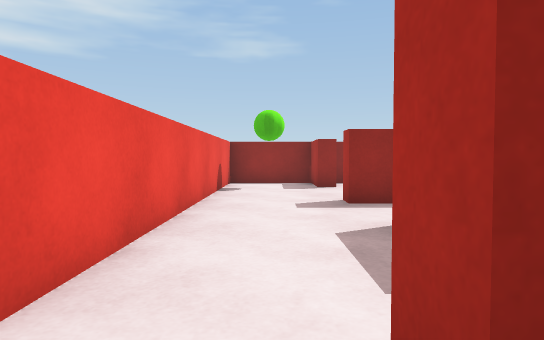
view 1 (above)

23 first-person views from a walk through a 3-D level made in the Unity game engine. The camera is 0.48 m above the floor, tilts 2° down and sees 75° across. The floor is counted in squares, 0.5 m on a side. Each view is taken from the middle of a square. On the plan, view 1 faces up. The plan holds only what a view shows up to about 13 squares ahead; the rest is blank.

view 2
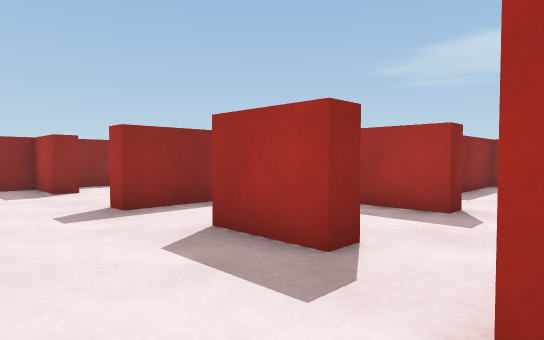

view 3
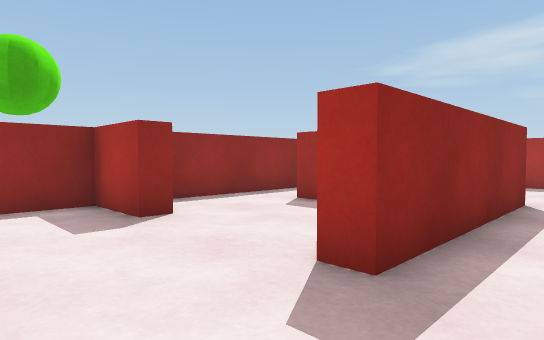

view 4
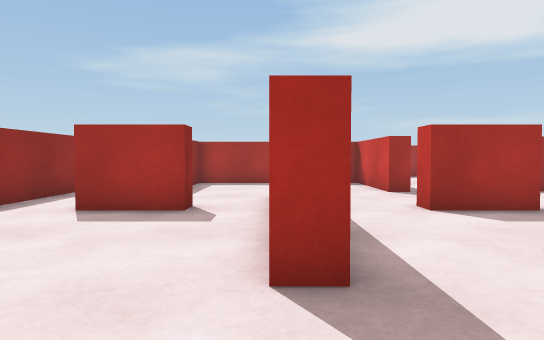

view 5
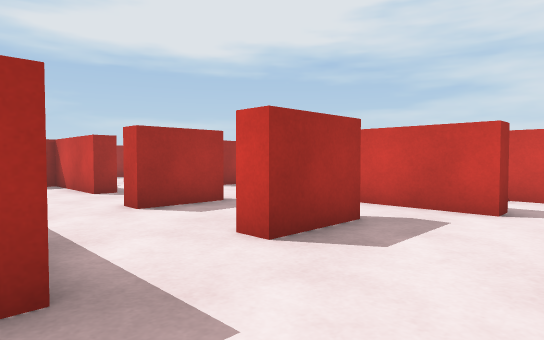

view 6
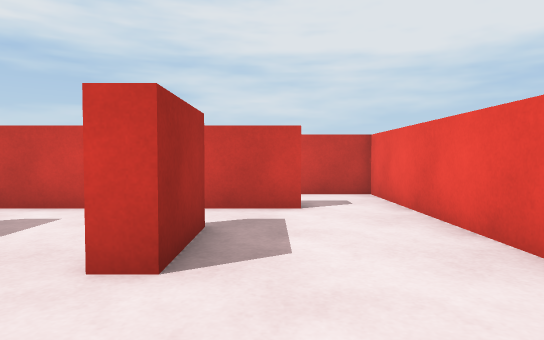

view 7
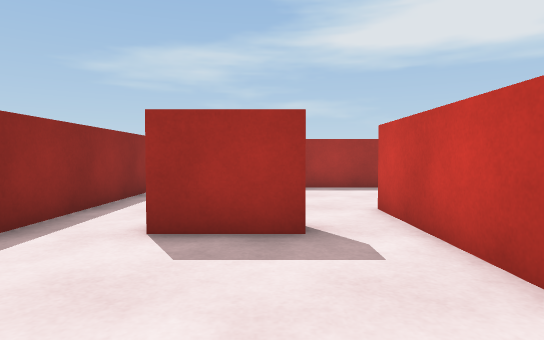

view 8
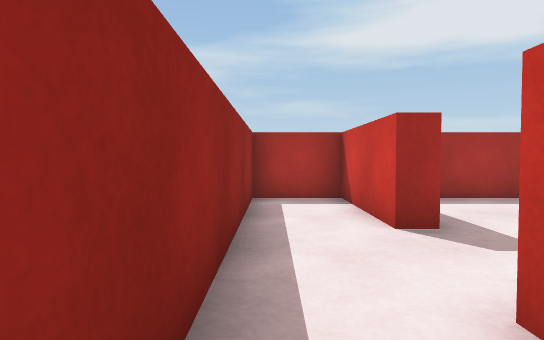

view 9
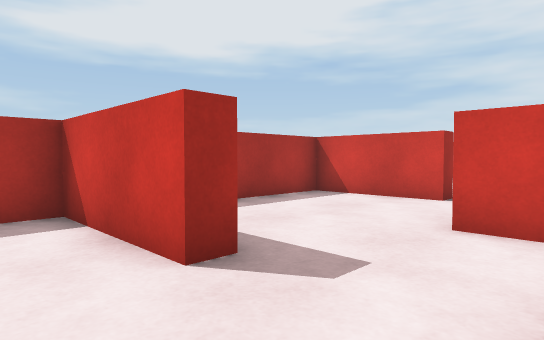

view 10
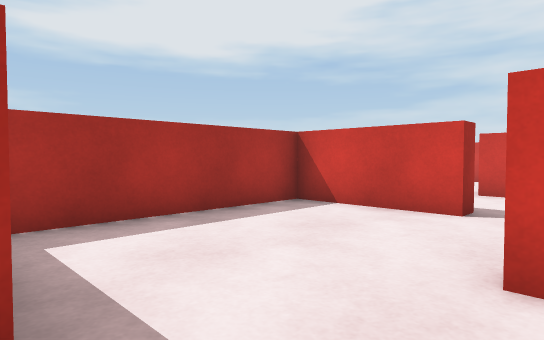

view 11
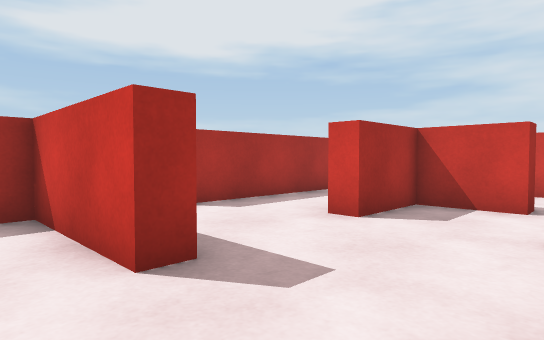

view 12
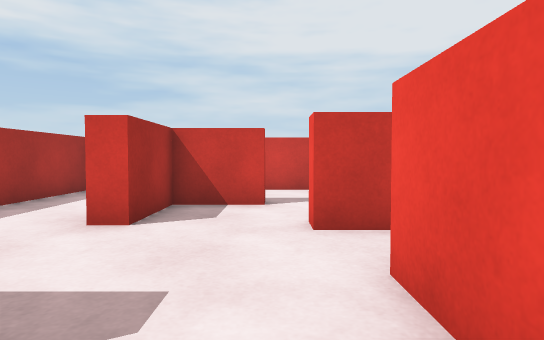

view 13
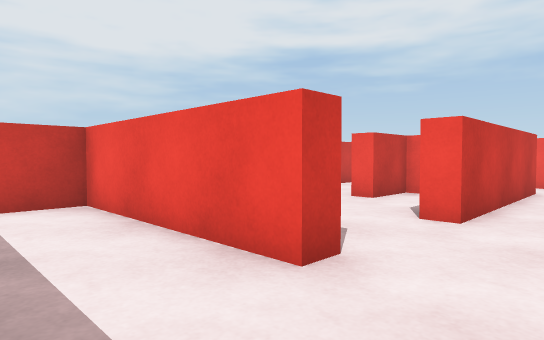

view 14
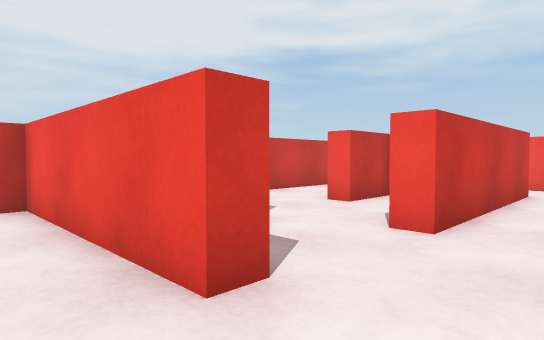

view 15
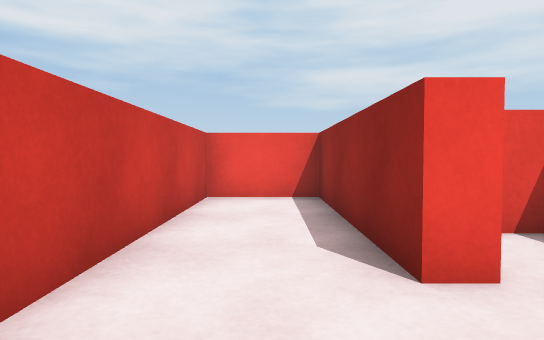

view 16
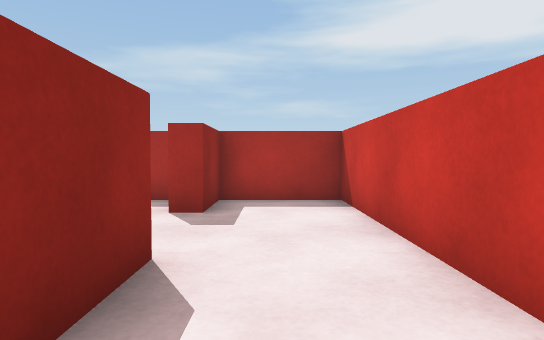

view 17
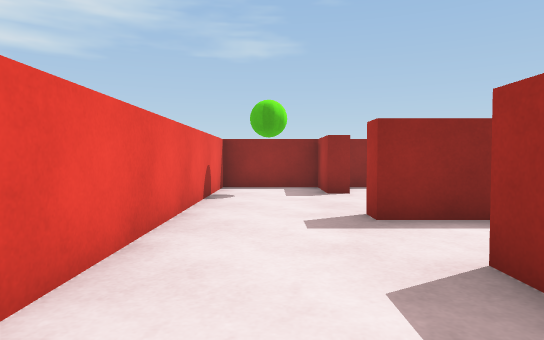

view 18
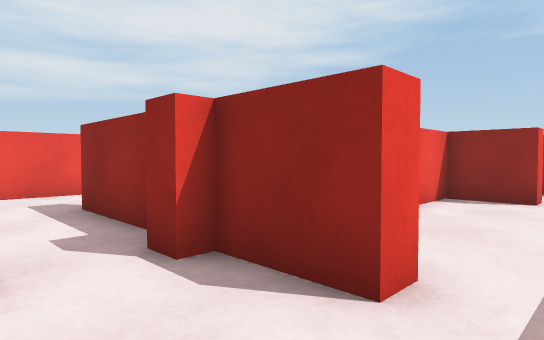

view 19
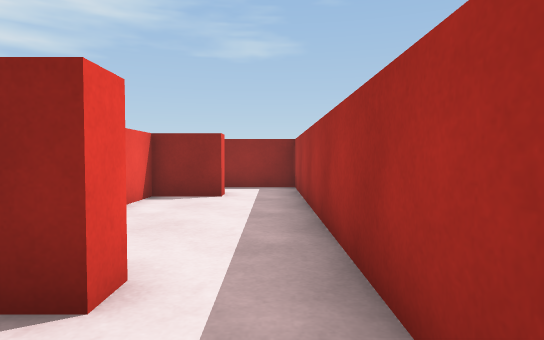

view 20
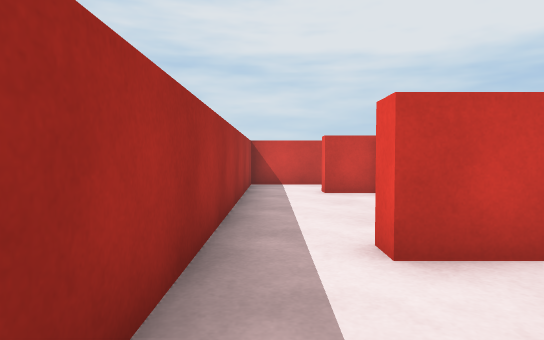

view 21
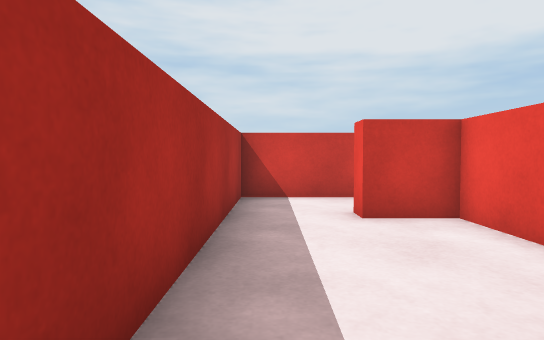

view 22
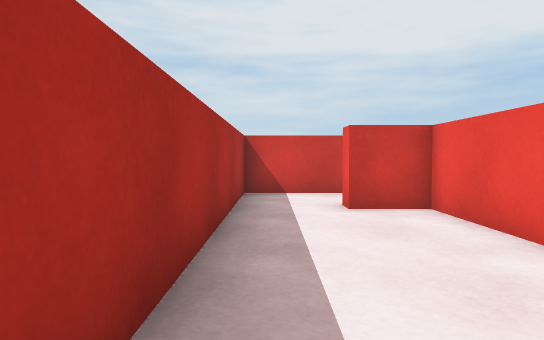

view 23
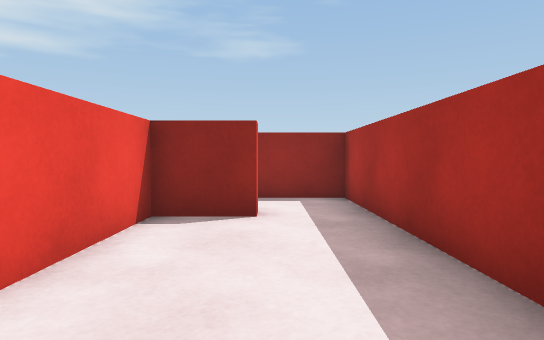

### Floor plan
Points are (right, up) in squares from view 1. A wall is a line through its corners. A room is listed if a view was taken in it or the views show most of it. See-through windows are left out.
Room 1 (view 1)
walls: (2.5, -1.3) (4.3, -1.3); (-1.6, 0.4) (-1.6, -1.3) (0.9, -1.3)
ways out: opening at (-0.5, 1) to room 2; opening at (4, 0) to room 4
objects: red block (2, -1) to (2, 0)
Room 2 (views 2, 3, 4, 5, 6, 7, 8, 9, 10, 11, 12, 17)
walls: (3.5, 8) (7.6, 8); (7.6, 7.4) (1.6, 7.4) (1.6, 8.1); (8.7, 10.6) (8.7, 11.3) (12.4, 11.3) (12.4, 13.5) (-1.6, 13.5) (-1.6, 0.4); (10.6, 4.1) (8.7, 4.1) (8.7, 4.7); (0.5, 0.6) (0.5, 1.3) (6.4, 1.3) (6.4, 0.6); (9, 1) (9.6, 1)
ways out: opening at (-0.5, 1) to room 1; opening at (9.5, 2.5) to room 3; opening at (7.5, 1) to room 4; opening at (8, 7.6) to room 6
objects: red block (2, 3) to (2, 5); red block (2, 12) to (2, 13); red block (6, 3) to (6, 5); red block (6, 10) to (6, 11)
Room 3 (views 13, 14)
walls: (9.6, 1) (9.6, -4.6) (11.1, -4.6); (13, 3.7) (12.4, 3.7); (12.5, 4.1) (10.6, 4.1); (12.4, -4.4) (12.4, 1.9)
ways out: opening at (9.5, 2.5) to room 2; opening at (13, 3) to room 5
Room 4 (views 15, 16)
walls: (4.3, -1.3) (4.3, -1.9) (-1.6, -1.9) (-1.6, -4.6) (9, -4.6) (9, 1)
ways out: opening at (4, 0) to room 1; opening at (7.5, 1) to room 2
objects: red block (7, -2) to (8, -1)
Room 5 (views 18, 19, 20, 21, 22, 23)
walls: (13.4, 4.7) (14.9, 4.7) (14.9, 4.1) (13, 4.1); (13, 1.2) (13, -1.6); (14.9, 11.4) (14.9, 10.7) (13, 10.7) (13, 7.5); (14, -4.6) (16.7, -4.6) (16.7, 13.5) (14.4, 13.5)
ways out: opening at (13, 3) to room 3
objects: red block (14, -2)
Room 6 (no view inside)
walls: (12, 10.7) (11.2, 10.7); (8.7, 4.7) (12.4, 4.7) (12.4, 10.2)
ways out: opening at (8, 7.6) to room 2

Positions as (right, up) in squares from view 1, and headings:
1: (0, 0), facing up
2: (-1, 1), facing up-right
3: (-1, 6), facing up-right
4: (-1, 8), facing right
5: (-1, 8), facing down-right
6: (1, 8), facing down
7: (1, 10), facing right
8: (4, 13), facing right
9: (6, 13), facing down-right
10: (7, 11), facing down-right
11: (6, 6), facing down-right
12: (7, 6), facing down
13: (12, 3), facing down-left
14: (11, 3), facing down-left
15: (7, -3), facing left
16: (1, -3), facing right
17: (0, 2), facing up
18: (16, 2), facing up-left
19: (16, 2), facing up
20: (16, 8), facing down
21: (16, 4), facing down
22: (16, 5), facing down
23: (15, 5), facing up
